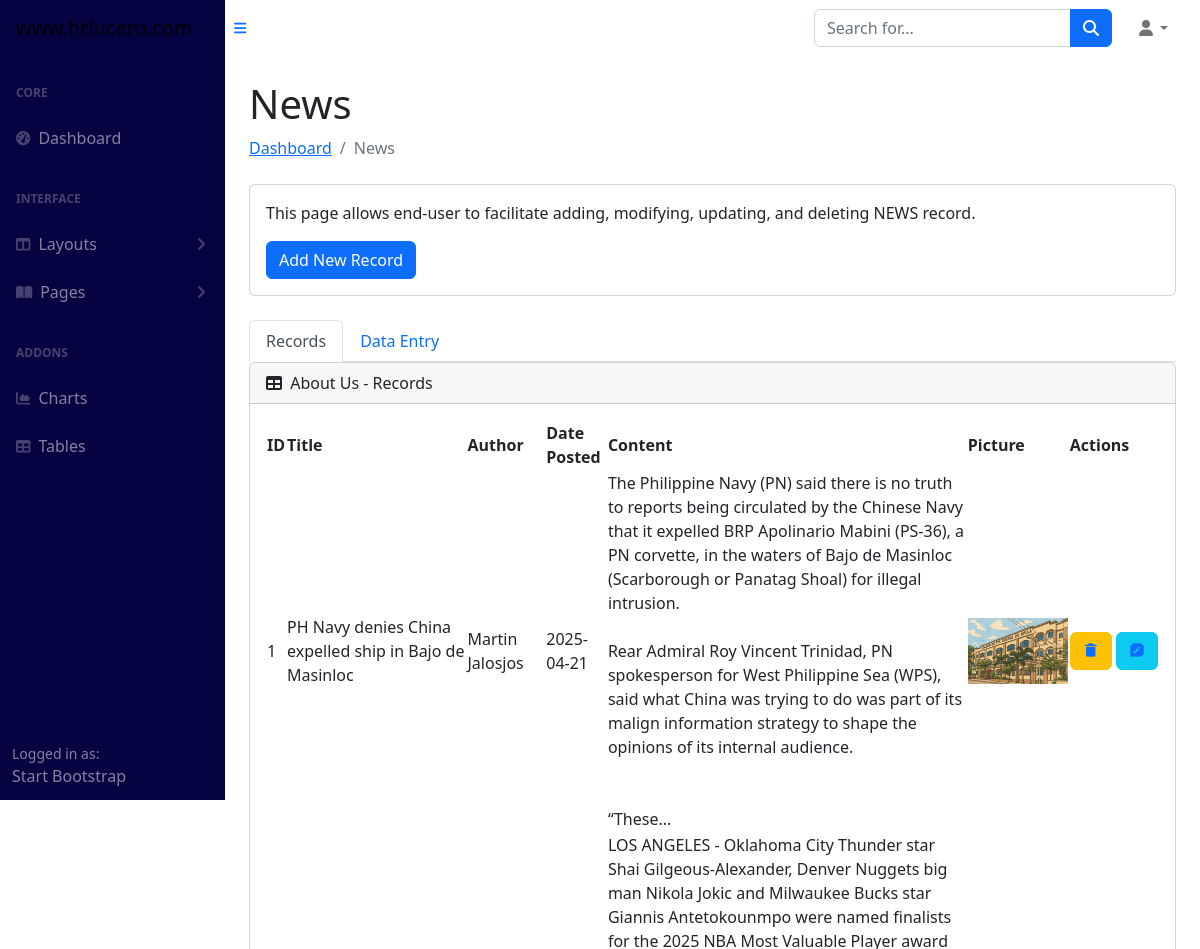
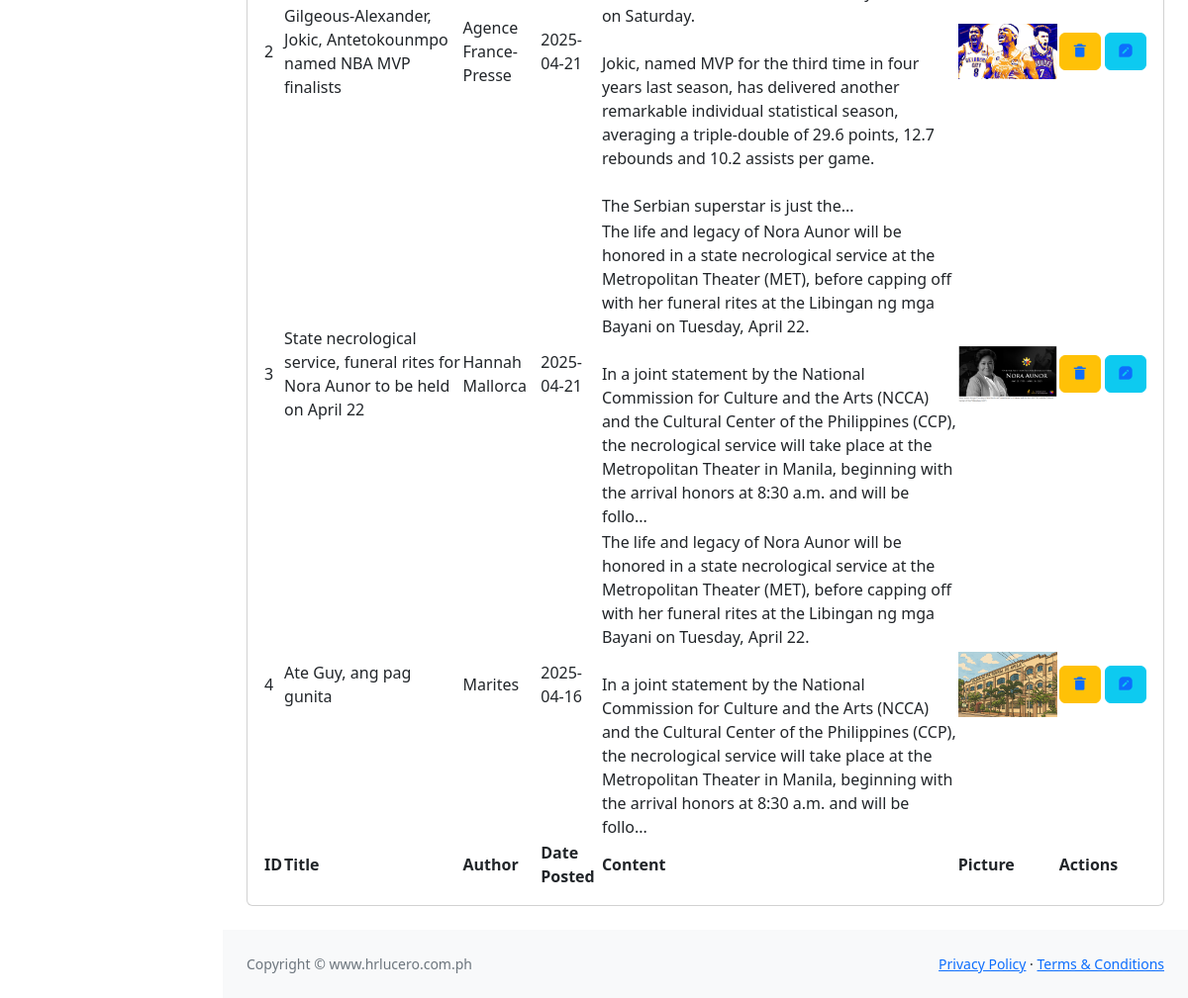
The page /lucero/news.php on the database its author committed (2 pictures, top to bottom).
### tables this page shows
CREATE TABLE `news` (
  `newsID` int(10) unsigned NOT NULL AUTO_INCREMENT,
  `title` varchar(128) NOT NULL,
  `date_posted` date NOT NULL,
  `author` varchar(128) NOT NULL,
  `content` text NOT NULL,
  `image` varchar(64) DEFAULT NULL,
  PRIMARY KEY (`newsID`)
);

### lucero/news.php (the view, shortened to what this page needs)
<?php
    require_once("includes/dbconnect.php");
?>
<!DOCTYPE html>
<html lang="en">
    <head>
        <link href="https://cdn.jsdelivr.net/npm/simple-datatables@7.1.2/dist/style.min.css" rel="stylesheet" />
        <link href="css/styles.css" rel="stylesheet" />
        <link href='https://unpkg.com/boxicons@2.1.4/css/boxicons.min.css' rel='stylesheet'>
    </head>
    <body class="sb-nav-fixed">
        <?php require_once("includes/header.php")?>
        <div id="layoutSidenav">
            <?php require_once("includes/menu.php");?>
            <div id="layoutSidenav_content">
                <main>
                    <div class="container-fluid px-4">
                        <h1 class="mt-4">News</h1>
                        <ol class="breadcrumb mb-4">
                            <li class="breadcrumb-item"><a href="index.php">Dashboard</a></li>
                            <li class="breadcrumb-item active">News</li>
                        </ol>
                        <div class="card mb-4">
                            <div class="card-body">
                                <p>This page allows end-user to facilitate adding, modifying, updating, and deleting NEWS record.</p>
                                <button class="btn btn-primary">Add New Record</button>
                            </div>
                        </div>
<ul class="nav nav-tabs" id="myTab" role="tablist">
  <li class="nav-item" role="presentation">
    <button class="nav-link active" id="home-tab" data-bs-toggle="tab" data-bs-target="#home" type="button" role="tab" aria-controls="home" aria-selected="true">Records</button>
  </li>
  <li class="nav-item" role="presentation">
    <button class="nav-link" id="profile-tab" data-bs-toggle="tab" data-bs-target="#profile" type="button" role="tab" aria-controls="profile" aria-selected="false">Data Entry</button>
  </li>
</ul>
<div class="tab-content">
  <div class="tab-pane active" id="home" role="tabpanel" aria-labelledby="home-tab" tabindex="0">
  <div class="card mb-4">
                            <div class="card-header">
                                <i class="fas fa-table me-1"></i>
                                About Us - Records
                            </div>
                            <div class="card-body">
                                <table id="datatablesSimple" style="table-layout: auto !important">
                                    <thead>
                                        <tr>
                                            <th>ID</th>
                                            <th>Title</th>
                                            <th>Author</th>
                                            <th>Date Posted</th>
                                            <th>Content</th>
                                            <th>Picture</th>
                                            <th style='max-width:100%;white-space:nowrap !important'>Actions</th>
                                        </tr>
                                    </thead>
                                    <tfoot>
                                        <tr>
                                            <th>ID</th>
                                            <th>Title</th>
                                            <th>Author</th>
                                            <th>Date Posted</th>
                                            <th>Content</th>
                                            <th>Picture</th>
                                            <th style='max-width:100%;white-space:nowrap !important'>Actions</th>
                                        </tr>
                                    </tfoot>
                                    <tbody>
                                        <?php
                                            $sqlAbout="SELECT newsID,title,date_posted,author,content,image,md5(newsID) FROM news";
                                            $stmtAbout=$con->prepare($sqlAbout);
                                            $stmtAbout->execute();
                                            $strTable="";
                                            while($row=$stmtAbout->fetch()){
                                                $strTable.="<tr>";
                                                $strTable.="<td>{$row[0]}</td>";
                                                $strTable.="<td>{$row[1]}</td>";
                                                $strTable.="<td>{$row[3]}</td>";
                                                $strTable.="<td>{$row[2]}</td>";
                                                $content=substr(nl2br($row[4]),0,500);
                                                $strTable.="<td>{$content}...</td>";
                                                $pic=strlen($row[5])==0?"nopic.jpg":$row[5];
                                                $strTable.="<td><img src='uploads/news/{$pic}' width='100px'></td>";
                                                $strDelButton="<button class='btn btn-warning' title='Delete Record'>
                                                                <a href='savenews.php?delid={$row[6]}'>
                                                                    <i class='bx bxs-trash-alt'></i>
                                                                </a>
                                                                </button>";
                                                $strEditButton="<button class='btn btn-info' title='Edit Record'>
                                                                <a href='news.php?editid={$row[6]}'>
                                                                    <i class='bx bxs-message-square-edit'></i>
                                                                </a>
                                                                </button>";
                                                $strTable.="<td><div style='white-space:nowrap'>{$strDelButton} {$strEditButton}</div></td>";
                                            }
                                            echo $strTable;
                                        ?>
                                    </tbody>
                                </table>
                            </div>
                        </div>
  </div>
</div>
                    </div>
                </main>
                <?php require_once("includes/footer.php");?>
            </div>
        </div>
    </body>
</html>

### lucero/includes/header.php (shortened to what this page needs)
<nav class="sb-topnav navbar navbar-expand sb-light">
            <a class="navbar-brand ps-3" href="index.html">www.hrlucero.com</a>
            <button class="btn btn-link btn-sm order-1 order-lg-0 me-4 me-lg-0" id="sidebarToggle" href="#!"><i class="fas fa-bars"></i></button>
            <form class="d-none d-md-inline-block form-inline ms-auto me-0 me-md-3 my-2 my-md-0">
                <div class="input-group">
                    <input class="form-control" type="text" placeholder="Search for..." aria-label="Search for..." aria-describedby="btnNavbarSearch" />
                    <button class="btn btn-primary" id="btnNavbarSearch" type="button"><i class="fas fa-search"></i></button>
                </div>
            </form>
            <ul class="navbar-nav ms-auto ms-md-0 me-3 me-lg-4">
                <li class="nav-item dropdown">
                    <a class="nav-link dropdown-toggle" id="navbarDropdown" href="#" role="button" data-bs-toggle="dropdown" aria-expanded="false"><?=$_SESSION['username']?><i class="fas fa-user fa-fw"></i></a>
                </li>
            </ul>
        </nav>

### lucero/includes/menu.php (shortened to what this page needs)
<div id="layoutSidenav_nav">
                <nav class="sb-sidenav accordion sb-sidenav-dark" id="sidenavAccordion">
                    <div class="sb-sidenav-menu">
                        <div class="nav">
                            <div class="sb-sidenav-menu-heading">Core</div>
                            <a class="nav-link" href="index.html">
                                <div class="sb-nav-link-icon"><i class="fas fa-tachometer-alt"></i></div>
                                Dashboard
                            </a>
                            <div class="sb-sidenav-menu-heading">Interface</div>
                            <a class="nav-link collapsed" href="#" data-bs-toggle="collapse" data-bs-target="#collapseLayouts" aria-expanded="false" aria-controls="collapseLayouts">
                                <div class="sb-nav-link-icon"><i class="fas fa-columns"></i></div>
                                Layouts
                                <div class="sb-sidenav-collapse-arrow"><i class="fas fa-angle-down"></i></div>
                            </a>
                            <a class="nav-link collapsed" href="#" data-bs-toggle="collapse" data-bs-target="#collapsePages" aria-expanded="false" aria-controls="collapsePages">
                                <div class="sb-nav-link-icon"><i class="fas fa-book-open"></i></div>
                                Pages
                                <div class="sb-sidenav-collapse-arrow"><i class="fas fa-angle-down"></i></div>
                            </a>
                            <div class="sb-sidenav-menu-heading">Addons</div>
                            <a class="nav-link" href="charts.html">
                                <div class="sb-nav-link-icon"><i class="fas fa-chart-area"></i></div>
                                Charts
                            </a>
                            <a class="nav-link" href="tables.html">
                                <div class="sb-nav-link-icon"><i class="fas fa-table"></i></div>
                                Tables
                            </a>
                        </div>
                    </div>
                    <div class="sb-sidenav-footer">
                        <div class="small">Logged in as:</div>
                        Start Bootstrap
                    </div>
                </nav>
            </div>

### lucero/includes/footer.php
<footer class="py-4 bg-light mt-auto">
                    <div class="container-fluid px-4">
                        <div class="d-flex align-items-center justify-content-between small">
                            <div class="text-muted">Copyright &copy; www.hrlucero.com.ph</div>
                            <div>
                                <a href="#">Privacy Policy</a>
                                &middot;
                                <a href="#">Terms &amp; Conditions</a>
                            </div>
                        </div>
                    </div>
                </footer>

### rows shown on the page
news: newsID "1", title "PH Navy denies China expelled ship in Bajo de Masinloc", author "Martin Jalosjos", date_posted "2025-04-21", content "The Philippine Navy (PN) said there is no truth to reports being circulated by the Chinese Navy that it expelled BRP Apolinario Mabini (PS-36), a PN corvette, in the waters of Bajo de Masinloc (Scarborough or Panatag Shoal) for illegal intrusion. Rear Admiral Roy Vincent Trinidad, PN spokesperson for West Philippine Sea (WPS), said what China was trying to do was part of its malign information strategy to shape the opinions of its internal audience. “These", image (picture)
news: newsID "2", title "Gilgeous-Alexander, Jokic, Antetokounmpo named NBA MVP finalists", author "Agence France-Presse", date_posted "2025-04-21", content "LOS ANGELES - Oklahoma City Thunder star Shai Gilgeous-Alexander, Denver Nuggets big man Nikola Jokic and Milwaukee Bucks star Giannis Antetokounmpo were named finalists for the 2025 NBA Most Valuable Player award on Saturday. Jokic, named MVP for the third time in four years last season, has delivered another remarkable individual statistical season, averaging a triple-double of 29.6 points, 12.7 rebounds and 10.2 assists per game. The Serbian superstar is just the", image (picture)
news: newsID "3", title "State necrological service, funeral rites for Nora Aunor to be held on April 22", author "Hannah Mallorca", date_posted "2025-04-21", content "The life and legacy of Nora Aunor will be honored in a state necrological service at the Metropolitan Theater (MET), before capping off with her funeral rites at the Libingan ng mga Bayani on Tuesday, April 22. In a joint statement by the National Commission for Culture and the Arts (NCCA) and the Cultural Center of the Philippines (CCP), the necrological service will take place at the Metropolitan Theater in Manila, beginning with the arrival honors at 8:30 a.m. and will be follo", image (picture)
news: newsID "4", title "Ate Guy, ang pag gunita", author "Marites", date_posted "2025-04-16", content "The life and legacy of Nora Aunor will be honored in a state necrological service at the Metropolitan Theater (MET), before capping off with her funeral rites at the Libingan ng mga Bayani on Tuesday, April 22. In a joint statement by the National Commission for Culture and the Arts (NCCA) and the Cultural Center of the Philippines (CCP), the necrological service will take place at the Metropolitan Theater in Manila, beginning with the arrival honors at 8:30 a.m. and will be follo", image (picture)
